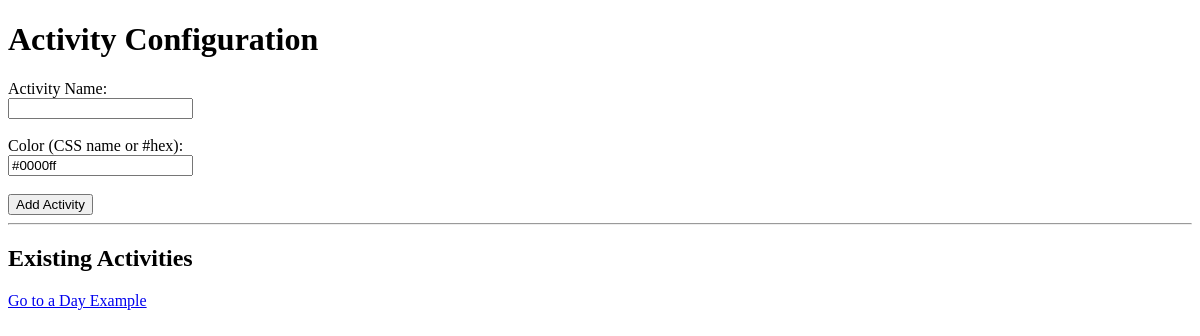
The page /activities/ (signed in) on the database as committed earlier.
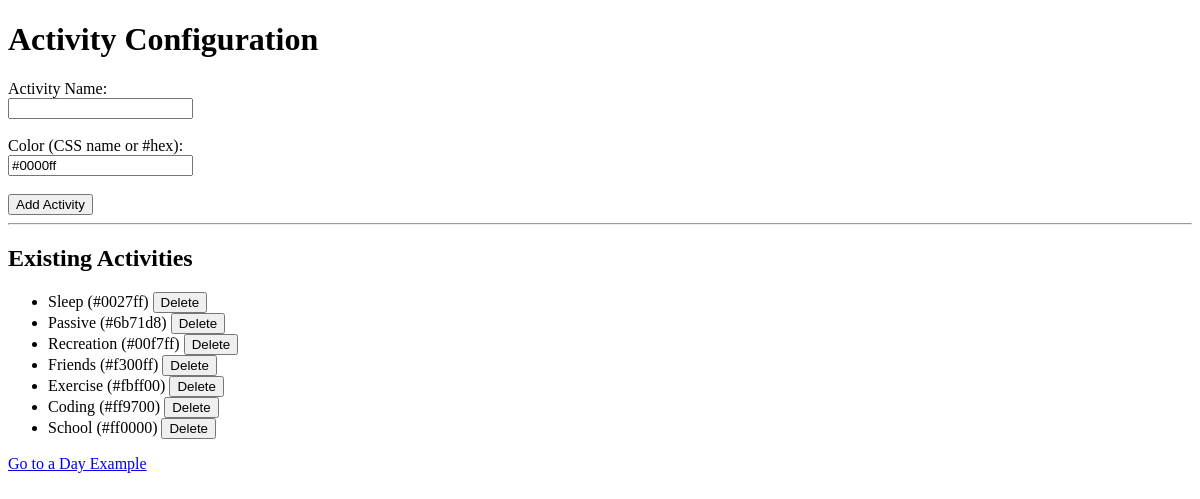
The same page on the database as committed later.
### mainpage/models.py (models this page shows, shortened)
class ActivityMapping(models.Model):
    user_id = models.IntegerField()
    name = models.CharField(max_length=100)
    color = models.CharField(max_length=50, default="#000000")

### mainpage/views.py (the view, shortened to what this page needs)
# urls.py: path('activities/', activity_config_view, name='activity_config_view'),
@login_required
def activity_config_view(request):
    activities = ActivityMapping.objects.filter(user_id=request.user.id).order_by('id')
    return render(request, 'mainpage/activity_config.html', {'activities': activities})

### mainpage/templates/mainpage/activity_config.html (shortened to what this page needs)
{% load static %}
<!DOCTYPE html>
<html>
<head>
</head>
<body>
  <h1>Activity Configuration</h1>
  <form method="POST">
    <label for="name">Activity Name:</label><br/>
    <input type="text" name="name" required><br/><br/>
    <label for="color">Color (CSS name or #hex):</label><br/>
    <input type="text" name="color" value="#0000ff" required><br/><br/>
    <button type="submit">Add Activity</button>
  </form>
  <hr/>
  <h2>Existing Activities</h2>
  <ul>
    {% for act in activities %}
      <li style="color: '{{ act.color }}';">
        {{ act.name }} ({{ act.color }})
        <form method="POST" style="display:inline;">
          <button type="submit">Delete</button>
        </form>
      </li>
    {% endfor %}
  </ul>
  <p><a href="{% url 'day_view' year=2025 month=2 day=10 %}">Go to a Day Example</a></p>
</body>
</html>

Rows that differ between the two databases and show on the page:
added ActivityMapping: name "Sleep", color "#0027ff"
added ActivityMapping: name "Passive", color "#6b71d8"
added ActivityMapping: name "Recreation", color "#00f7ff"
added ActivityMapping: name "Friends", color "#f300ff"
added ActivityMapping: name "Exercise", color "#fbff00"
added ActivityMapping: name "Coding", color "#ff9700"
added ActivityMapping: name "School", color "#ff0000"
